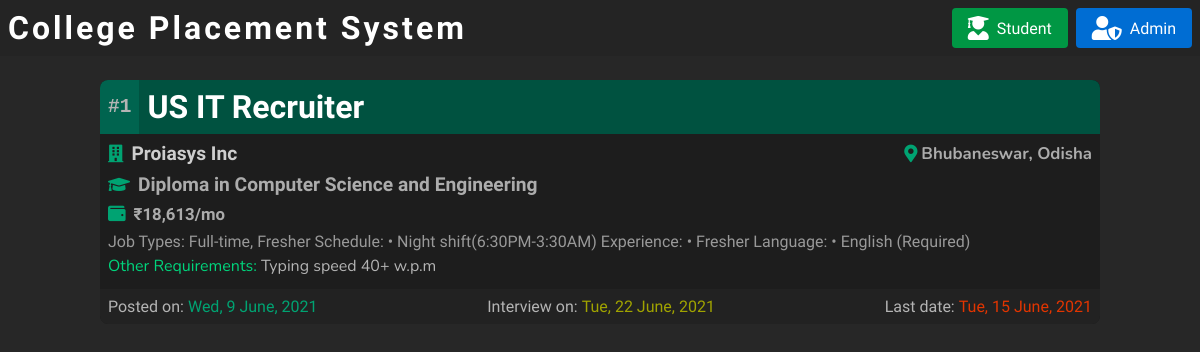
Before: / with the older database file.
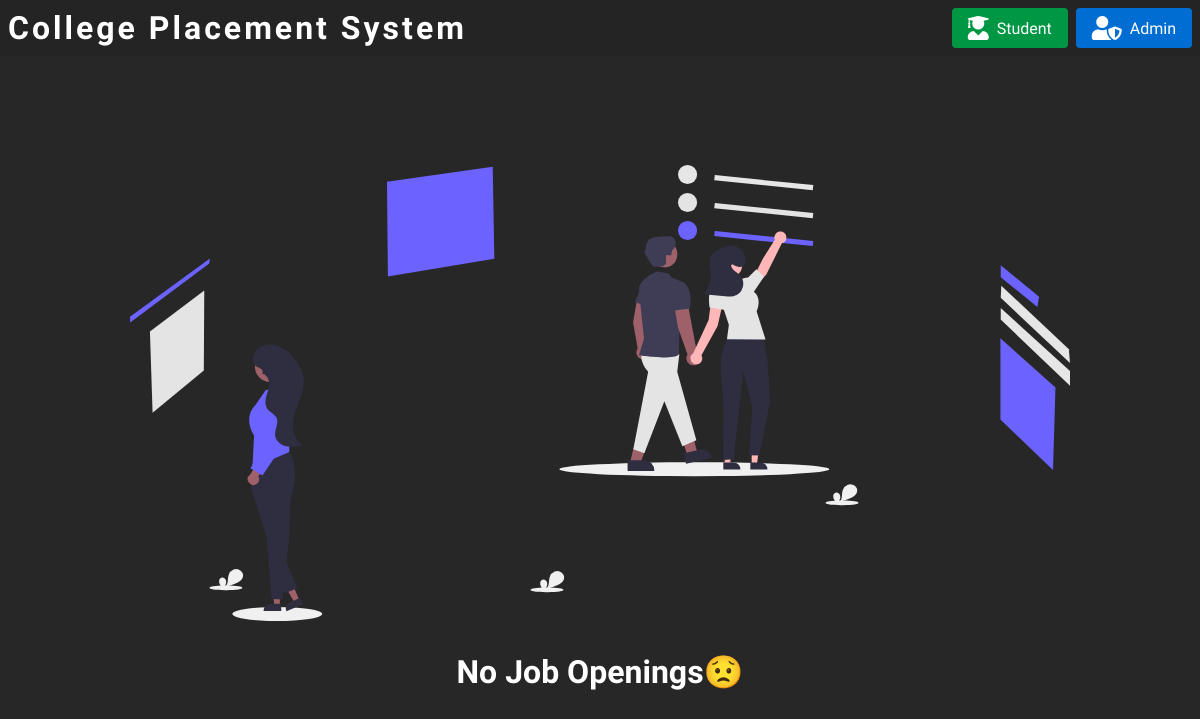
After: the same page with the newer database file.
### tables this page shows
CREATE TABLE `job_openings` (
  `job_id` int(11) NOT NULL,
  `job_title` varchar(255) NOT NULL,
  `job_desc` mediumtext NOT NULL,
  `company` varchar(255) NOT NULL,
  `post_date` date NOT NULL,
  `inter_date` date NOT NULL,
  `last_date` date NOT NULL,
  `qualification` varchar(255) NOT NULL,
  `req_stream` varchar(255) NOT NULL,
  `add_req` text DEFAULT NULL,
  `sal_package` varchar(255) NOT NULL,
  `location` text NOT NULL
);

### index.php (the view, shortened to what this page needs)
<html>
<head>
    <link rel="stylesheet" href="./assets/css/style.css">
    <link rel="stylesheet" href="./assets/css/jobs.css">
    <link rel="stylesheet" href="./assets/vendor/fontawesome/css/all.css">
</head>
<body>
    <div class="container">
        <div class="top-menu">
            <h1>College Placement System</h1>
            <div class="login-menu">
                <a href="./auth/student.php"><i class="fas fa-user-graduate"></i>Student</a>
                <a href="./auth/admin.php" class="admin"><i class="fas fa-user-shield"></i>Admin</a>
            </div>
        </div>
        <div class='jobs-container'>
            <?php
            $con = mysqli_connect("localhost", "root", "", "placementdb");
            $qry = "select * from job_openings where last_date > '" . date("Y-m-d") . "'";
            $res = mysqli_query($con, $qry);
            if (mysqli_num_rows($res)) {
                while ($rows = mysqli_fetch_array($res)) {
                    echo "<div class='job-card'>";
                    echo "<div class='header'>";
                    echo "<div class='post-id'>";
                    echo "<h2>" . $rows['job_id'] . "</h2>";
                    echo "</div>";
                    echo "<div class='post-title'>";
                    echo "<h1>" . $rows['job_title'] . "</h1>";
                    echo "</div>";
                    echo "</div>";
                    echo "<div class='body'>";
                    echo "<div class='company'>";
                    echo "<h2><i class='fas fa-building'></i>" . $rows['company'] . "</h2>";
                    echo "<div class='location'>";
                    echo "<i class='fas fa-map-marker-alt'></i>";
                    echo "<h3>" . $rows['location'] . "</h3>";
                    echo "</div>";
                    echo "</div>";
                    echo "<div class='qualification'>";
                    echo "<i class='fas fa-graduation-cap'></i>";
                    echo "<h2>" . $rows['qualification'] . " in " . $rows['req_stream'] . "</h2>";
                    echo "</div>";
                    echo "<div class='salary'>";
                    echo "<i class='fas fa-wallet'></i>";
                    echo "<h2>" . $rows['sal_package'] . "</h2>";
                    echo "</div>";
                    echo "<div class='description'>" . $rows['job_desc'] . "";
                    if ($rows['add_req']) {
                        echo "<p class='other-requirements'><span>Other Requirements:</span>" . $rows['add_req'] . "</p>";
                    } else {
                    }
                    echo "</div>";
                    echo "</div>";
                    echo "<div class='footer'>";
                    echo "<div>";
                    echo "<p class='post-date'><span>Posted on:</span>" . date("D, j F, Y", strtotime($rows['post_date'])) . "</p>";
                    echo "</div>";
                    echo "<div>";
                    echo "<p class='interview-date'><span>Interview on:</span>" . date("D, j F, Y", strtotime($rows['inter_date'])) . "</p>";
                    echo "</div>";
                    echo "<div>";
                    echo "<p class='last-date'><span>Last date:</span>" . date("D, j F, Y", strtotime($rows['last_date'])) . "</p>";
                    echo "</div>";
                    echo "</div>";
                    echo "</div>";
                }
            } else {
                echo "<div class='no-job'>";
                echo "<img src='./assets/vectors/undraw_product_tour.svg' alt='No job openings;('/>";
                echo "<h1>No job openings😟</h1>";
                echo "</div>";
            }
            ?>
        </div>
</body>
</html>

### assets/css/style.css (style rules this page uses)
* { padding: 0; margin: 0; box-sizing: border-box; }
.container { width: 100%; height: 100%; overflow-x: hidden; overflow-y: auto; overflow-y: auto; display: flex; flex-direction: column; background: #272727; }
.top-menu { width: 100%; background: #242424; padding: 0.5rem; color: #fff; justify-self: flex-start; display: flex; align-items: center; padding: 0.5rem; }
.top-menu h1 { font-family: "Mate SC", serif; letter-spacing: 3px; flex: 1; }
.top-menu .login-menu { color: #ffffff; display: flex; justify-content: center; align-items: center; }
.top-menu .login-menu a, .top-menu .logout a { display: flex; flex-direction: row; align-items: center; justify-content: center; text-decoration: none; background: rgb(0, 151, 68); padding: 0.5rem 1rem; border-radius: 0.25rem; cursor: pointer; color: #fff; transition: all 300ms ease-in-out; font-family: "Nunito Sans", sans-serif; text-transform: capitalize; }
.top-menu .login-menu a.admin { background: rgb(0, 109, 211); }
.top-menu .login-menu a:nth-child(even) { margin-left: 0.5rem; }
.top-menu .login-menu i, .top-menu .logout i { font-size: 1.5rem; padding-right: 0.5rem; }
a:link { color: white; }

### assets/css/jobs.css (style rules this page uses)
.jobs-container { flex: 1; overflow-x: hidden; overflow-y: auto; display: flex; flex-direction: column; color: #fff; border-radius: 0.25rem; margin: 0.5rem auto; font-family: "Nunito Sans", sans-serif; padding: 0.5rem; }
.no-job { flex: 1; display: flex; align-items: center; flex-direction: column; justify-content: center; -moz-user-select: none; -webkit-user-select: none; -ms-user-select: none; user-select: none; -o-user-select: none; }
.no-job img { padding: 1rem; }
.no-job h1 { padding: 1rem 0; font-family: "Recursive", sans-serif; text-transform: capitalize; }
.job-card { margin: 0.5rem; background: #1d1d1d; border-radius: 0.5rem; color: #fff; width: 1000px; }
.job-card .header { display: flex; background: #161616; border-top-right-radius: 0.5rem; border-top-left-radius: 0.5rem; align-items: stretch; }
.job-card .header div { display: flex; align-items: center; }
.job-card .header .post-id h2::before { content: "#"; }
.job-card .header .post-id { background: #00644f; padding: 0.5rem; border-top-left-radius: 0.5rem; font-family: monospace; color: rgb(180, 180, 180); }
.job-card .header .post-title { padding: 0.5rem; border-top-right-radius: 0.5rem; flex: 1; font-family: "Recursive", sans-serif; background: #005240; color: rgb(255, 255, 255); }
.job-card .body { padding: 0.5rem; color: #999999; }
.job-card .body .company { display: flex; justify-content: space-between; align-items: center; padding: 0; font-family: "Nunito Sans"; font-weight: 400; padding-bottom: 0.5rem; color: #cecece; font-size: 0.8rem; }
.job-card .body .company i { margin-right: 0.5rem; font-size: 1.1rem; color: #00a372; }
.job-card .body .company .location { display: flex; align-items: center; padding: 0; font-family: "Nunito", sans-serif; font-weight: 300; color: #acacac; font-size: 0.9rem; }
.job-card .body .company .location i { margin-right: 0.25rem; font-size: 1.1rem; color: #00a372; }
.job-card .body .salary { display: flex; align-items: center; font-weight: 400; font-size: 0.7rem; padding-bottom: 0.5rem; font-family: "Nunito Sans"; color: hsl(0, 0%, 67%); }
.job-card .body .salary i { margin-right: 0.5rem; font-size: 1.1rem; color: #00a372; }
.job-card .body .qualification { display: flex; padding-bottom: 0.5rem; align-items: center; font-family: "Nunito Sans"; color: #acacac; font-size: 0.8rem; }
.job-card .body .qualification i { margin-right: 0.5rem; font-size: 1.1rem; color: #00a372; }
.job-card .body .description { font-family: "Nunito", sans-serif; font-size: 1rem; font-family: "Quicksand", sans-serif; }
.job-card .body .other-requirements { padding: 0.25rem 0; font-family: "Nunito"; font-weight: 400; color: #b4b4b4; }
.job-card .body .other-requirements span { margin-right: 0.25rem; color: #00d47c; }
.job-card .footer { display: flex; background: rgb(34, 34, 34); border-bottom-right-radius: 0.5rem; border-bottom-left-radius: 0.5rem; align-items: stretch; justify-content: space-between; padding: 0.5rem; color: #b4b4b4; }
.job-card .footer span { margin-right: 0.25rem; color: #b4b4b4; }
.job-card .footer .post-date { color: #00a372; }
.job-card .footer .interview-date { color: #a0a300; }
.job-card .footer .last-date { color: #e23500; }

Changed rows visible on the page:
removed job_openings: job_id "1", job_title "US IT Recruiter", company "Proiasys Inc", location "Bhubaneswar, Odisha", qualification "Diploma", req_stream "Computer Science and Engineering", sal_package "₹18,613/mo", job_desc "Job Types: Full-time, Fresher Schedule: • Night shift(6:30PM-3:30AM) Experience: • Fresher Language: • English (Required)", add_req "Typing speed 40+ w.p.m", post_date "Wed, 9 June, 2021", inter_date "Tue, 22 June, 2021", last_date "Tue, 15 June, 2021"
Other visible differences:
text now shown: "No Job Openings😟"
